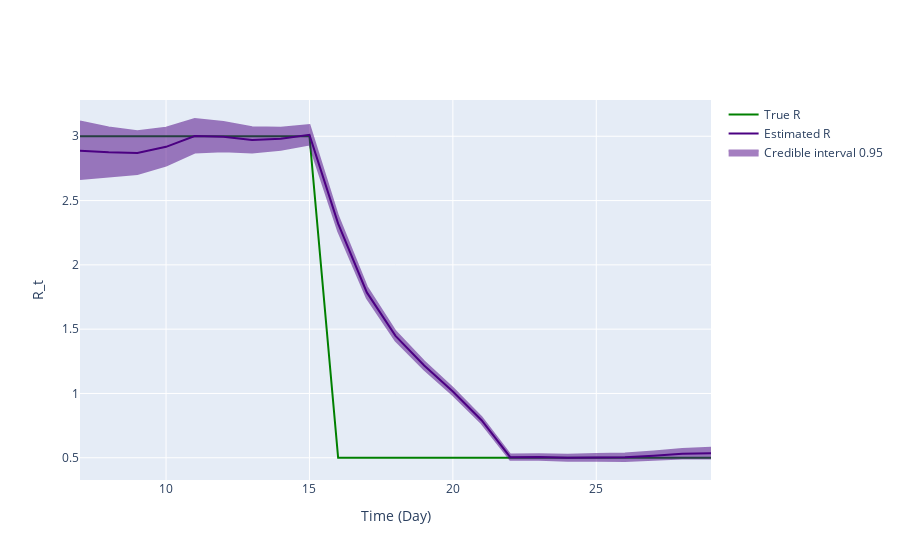

This figure's notebook cell:
### Code cell
fig = ReproductionNumberPlot()

fig.add_ground_truth_rt(ground_truth)
fig.add_interval_rt(interval)

fig.update_labels(time_label='Time (Day)', r_label='R_t')

fig.show_figure()

### Figure 1 — Plotly figure (JSON) as saved in the notebook; plotly's stock layout.template omitted (floating-point values rounded to 4 significant figures)
{"data": [{"line": {"color": "green"}, "mode": "lines", "name": "True R", "type": "scatter", "x": [7, 8, 9, 10, 11, 12, 13, 14, 15, 16, 17, 18, 19, 20, 21, 22, 23, 24, 25, 26, 27, 28, 29], "y": [3, 3, 3, 3, 3, 3, 3, 3, 3, 0.5, 0.5, 0.5, 0.5, 0.5, 0.5, 0.5, 0.5, 0.5, 0.5, 0.5, 0.5, 0.5, 0.5]}, {"line": {"color": "indigo"}, "mode": "lines", "name": "Estimated R", "type": "scatter", "x": [7, 8, 9, 10, 11, 12, 13, 14, 15, 16, 17, 18, 19, 20, 21, 22, 23, 24, 25, 26, 27, 28, 29], "y": [2.887, 2.875, 2.87, 2.918, 3.002, 2.996, 2.971, 2.98, 3.011, 2.32, 1.786, 1.448, 1.217, 1.015, 0.7917, 0.5044, 0.5063, 0.4997, 0.5025, 0.5035, 0.5161, 0.5304, 0.5354]}, {"fill": "toself", "fillcolor": "indigo", "line": {"color": "indigo"}, "mode": "lines", "name": "Credible interval 0.95", "opacity": 0.5, "type": "scatter", "x": [7, 8, 9, 10, 11, 12, 13, 14, 15, 16, 17, 18, 19, 20, 21, 22, 23, 24, 25, 26, 27, 28, 29, 29, 28, 27, 26, 25, 24, 23, 22, 21, 20, 19, 18, 17, 16, 15, 14, 13, 12, 11, 10, 9, 8, 7], "y": [3.115, 3.068, 3.039, 3.067, 3.134, 3.111, 3.071, 3.067, 3.087, 2.379, 1.83, 1.484, 1.249, 1.043, 0.8165, 0.5246, 0.5275, 0.523, 0.5287, 0.5329, 0.5494, 0.5681, 0.5775, 0.4948, 0.494, 0.4838, 0.4749, 0.477, 0.4769, 0.4854, 0.4846, 0.7673, 0.9876, 1.186, 1.412, 1.742, 2.263, 2.936, 2.895, 2.874, 2.883, 2.873, 2.773, 2.707, 2.688, 2.668]}], "layout": {"hovermode": "x unified", "xaxis": {"title": {"text": "Time (Day)"}}, "yaxis": {"title": {"text": "R_t"}}}}
